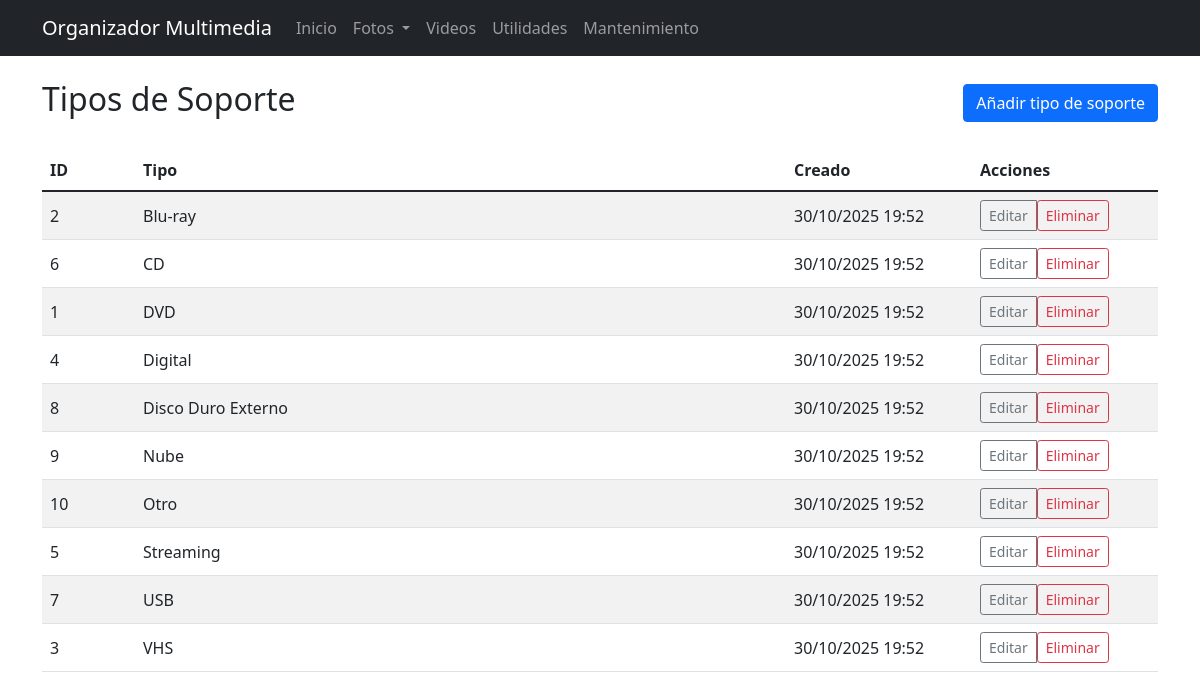
The page /maintenance/support-types on the database as committed earlier.
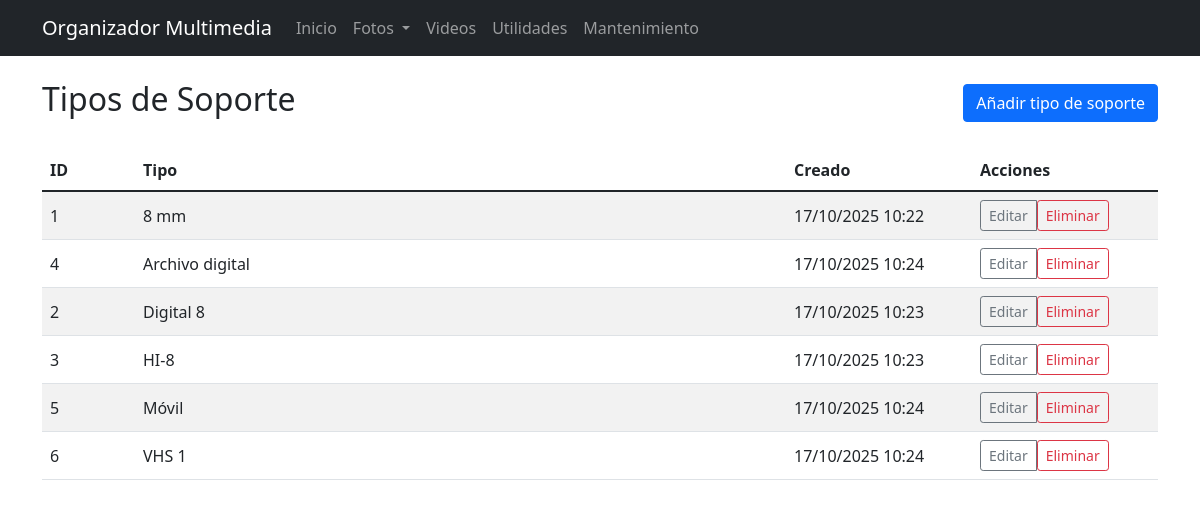
The same page on the database as committed later.
### app/models/database.py (models this page shows, shortened)
class TipoSoporte(db.Model):
    __tablename__ = 'tipo_soporte'
    id = db.Column(db.Integer, primary_key=True)
    tipo = db.Column(db.String(100), unique=True, nullable=False)
    created_at = db.Column(db.DateTime, default=datetime.utcnow)

### app/routes/maintenance.py (the view)
@bp.route('/support-types')
def support_types():
    supports = TipoSoporte.query.order_by(TipoSoporte.tipo).all()
    return render_template('maintenance/support_types.html', supports=supports)

### app/templates/maintenance/support_types.html (shortened to what this page needs)
{% extends "base.html" %}
{% block content %}
<div class="row">
    <div class="col-md-12">
        <div class="d-flex justify-content-between align-items-center mb-4">
            <h2>Tipos de Soporte</h2>
            <a class="btn btn-primary" href="{{ url_for('maintenance.add_support_type') }}">Añadir tipo de soporte</a>
        </div>
        {% if supports %}
        <div class="table-responsive">
            <table class="table table-striped align-middle">
                <thead>
                    <tr>
                        <th class="col-1">ID</th>
                        <th>Tipo</th>
                        <th class="col-2">Creado</th>
                        <th class="col-2">Acciones</th>
                    </tr>
                </thead>
                <tbody>
                    {% for support in supports %}
                    <tr>
                        <td>{{ support.id }}</td>
                        <td>{{ support.tipo }}</td>
                        <td>{{ support.created_at.strftime('%d/%m/%Y %H:%M') if support.created_at else '-' }}</td>
                        <td>
                            <div class="btn-group" role="group" aria-label="Acciones">
                                <a class="btn btn-sm btn-outline-secondary" href="{{ url_for('maintenance.edit_support_type', support_id=support.id) }}">
                                    Editar
                                </a>
                                <form method="post" action="{{ url_for('maintenance.delete_support_type', support_id=support.id) }}" style="display:inline" onsubmit="return confirm('¿Eliminar este tipo de soporte?');">
                                    <button type="submit" class="btn btn-sm btn-outline-danger">Eliminar</button>
                                </form>
                            </div>
                        </td>
                    </tr>
                    {% endfor %}
                </tbody>
            </table>
        </div>
        {% else %}
            <div class="alert alert-info">Aún no hay tipos de soporte registrados.</div>
        {% endif %}
    </div>
</div>
{% endblock %}

Rows that differ between the two databases and show on the page:
removed TipoSoporte: id "8", tipo "Disco Duro Externo", created_at "30/10/2025 19:52"
removed TipoSoporte: id "9", tipo "Nube", created_at "30/10/2025 19:52"
removed TipoSoporte: id "10", tipo "Otro", created_at "30/10/2025 19:52"
removed TipoSoporte: id "7", tipo "USB", created_at "30/10/2025 19:52"
changed TipoSoporte id 1: tipo "DVD" → "8 mm"; created_at "30/10/2025 19:52" → "17/10/2025 10:22"
changed TipoSoporte id 4: tipo "Digital" → "Archivo digital"; created_at "30/10/2025 19:52" → "17/10/2025 10:24"
changed TipoSoporte id 2: tipo "Blu-ray" → "Digital 8"; created_at "30/10/2025 19:52" → "17/10/2025 10:23"; moves down the list
changed TipoSoporte id 3: tipo "VHS" → "HI-8"; created_at "30/10/2025 19:52" → "17/10/2025 10:23"; moves up the list
changed TipoSoporte id 5: tipo "Streaming" → "Móvil"; created_at "30/10/2025 19:52" → "17/10/2025 10:24"
changed TipoSoporte id 6: tipo "CD" → "VHS 1"; created_at "30/10/2025 19:52" → "17/10/2025 10:24"; moves down the list
